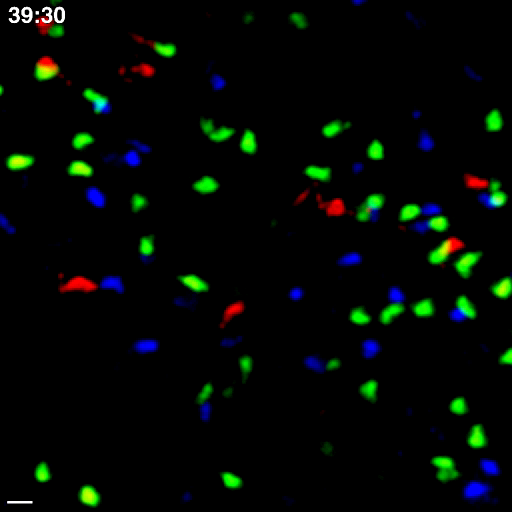
//> input picture images/Pics_159.png, 512 x 512 px
$ ./togreen images/Pics_159.png   (built with g++ and OpenCV 4)
//> lines starting //> are read from the running program, lines starting //| are printed output that depends on the picture; after the words box and inside, x2 and y2 are one past the last pixel; in counts of white or black regions, pixels touching at a corner belong together
#include <opencv2/highgui/highgui.hpp>

#define CODE CPP
//#define CODE C

#include <iostream>
#include <set>
using namespace std;
using namespace cv;

#define DISPLAY_GRAY 0
#define DISPLAY_THRESHOLDED 0
#define DISPLAY_BOXES 1

// For demo of labeling
#define MAKE_LABELED 1

#include <sys/types.h>
#include <time.h>
time_t t1, t2, elapsed_time;

// Sample main program to demonstrate how Blob/Region Analysis works

void ProcessImage(IplImage*, char* imagePath);

// Optional defines may precede include of blobs.h
#define COLS 1440
#define ROWS 1296
#define BLOBTOTALCOUNT 6000

#include "blobs.h"

int main(int argc, char** argv)
{
	IplImage* SampleImage = 0;
  if (argc != 2) {
    printf("Input the image file as an argument.\n");
    return 1;
  }
	SampleImage = cvLoadImage(argv[1], CV_LOAD_IMAGE_UNCHANGED);
//> SampleImage is the input picture: 512 rows x 512 cols, CV_8UC3; mean B, G, R 4, 8.6, 2.9
	ProcessImage(SampleImage, argv[1]);

	sleep(1);

	printf("ALL DONE\n");

  return 0;
}

void ProcessImage(IplImage* SampleImage, char* imagePath)
{
//> called with imagePath = "images/Pics_159.png"
	// Display Sample image
	cvNamedWindow("SampleImage", CV_WINDOW_AUTOSIZE);
	cvShowImage("SampleImage", SampleImage);
	sleep(1);

	int Cols = SampleImage->width;
//> Cols = 512
	int Rows = SampleImage->height;
//> Rows = 512

  CvScalar pixel, pixelThr;

  for (int x = 0; x < Cols; x++) {
    for (int y = 0; y < Rows; y++) {
      pixel = cvGet2D(SampleImage, y, x);
      //printf("blue: %d   green: %d   red: %d\n", (int)pixel.val[0], (int)pixel.val[1], (int)pixel.val[2]);
      if ((int)pixel.val[0] > (int)pixel.val[1] - 40 || (int)pixel.val[2] > (int)pixel.val[1] - 40) {
        pixelThr.val[0] = 0.0;
        pixelThr.val[1] = 0.0;
        pixelThr.val[2] = 0.0;
        cvSet2D(SampleImage, y, x, pixelThr);
      }
      int blue = CV_IMAGE_ELEM(SampleImage, unsigned char, y, x * 1 + 0);
      int green = CV_IMAGE_ELEM(SampleImage, unsigned char, y, x * 1 + 1);
      int red = CV_IMAGE_ELEM(SampleImage, unsigned char, y, x * 1 + 2);
      //printf("blue: %d   green: %d   red: %d\n\n", blue, green, red);
    }
  }
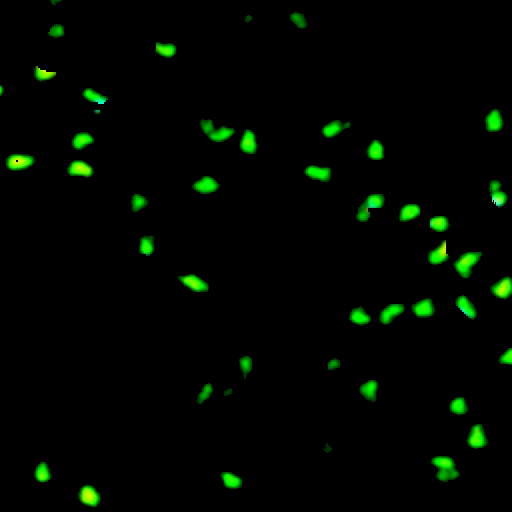
//> SampleImage: 512 rows x 512 cols, CV_8UC3; 7.77% of pixels changed, all inside (x1, y1, x2, y2) = (0, 0, 512, 510)

  char imagePathGreen[255];

  int i = 0;
  while (imagePath[i] != '\0') {
    if (imagePath[i] == '.') {
      break;
    }
    imagePathGreen[i] = imagePath[i];
    i++;
  }
  strcat(imagePathGreen, "_green.png");
  cvSaveImage(imagePathGreen, SampleImage);
  // [9 lines of commented-out code are left out]
  sleep(1);


}

$ run again, on images/Pics_161.png
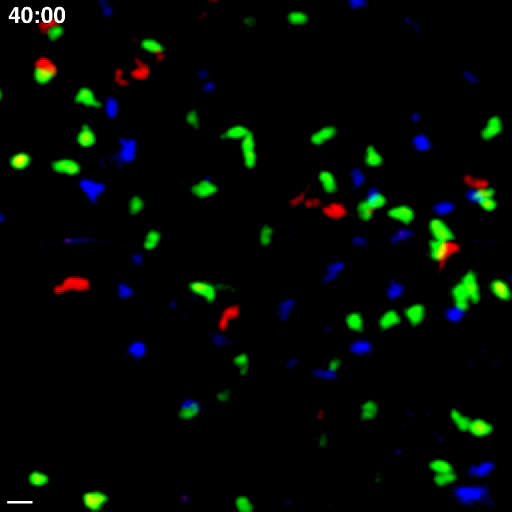
//> input picture images/Pics_161.png, 512 x 512 px
//> SampleImage is the input picture: 512 rows x 512 cols, CV_8UC3; mean B, G, R 4, 8.7, 2.9
//> after the loop in ProcessImage, `for (int x = 0; x < Cols; x++)`:
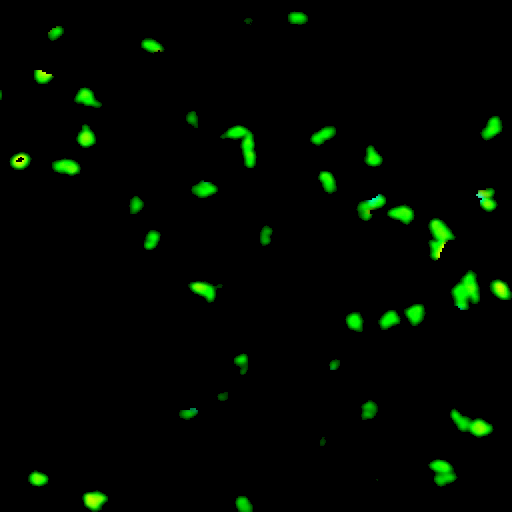
//> SampleImage: 512 rows x 512 cols, CV_8UC3; 8.32% of pixels changed, all inside (x1, y1, x2, y2) = (0, 0, 512, 512)
